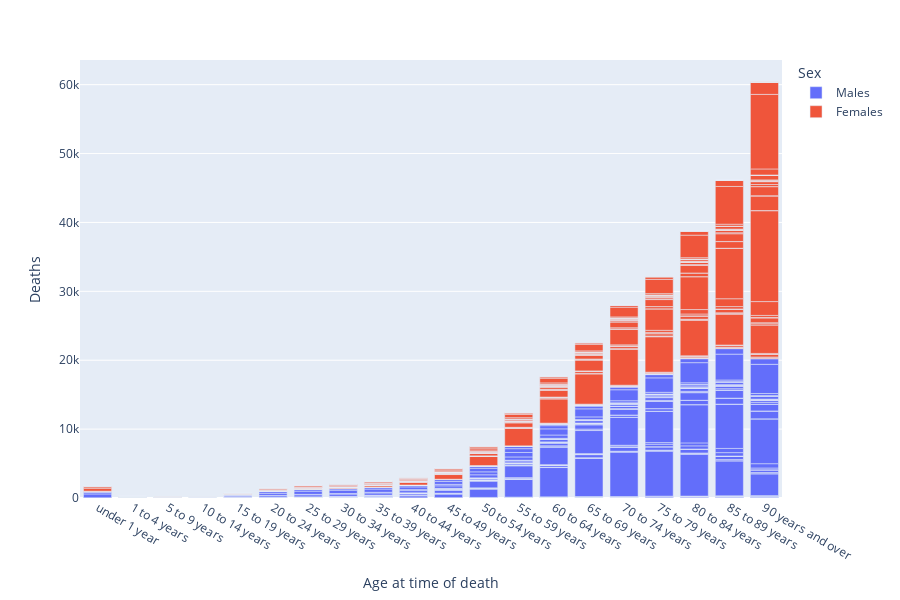

The notebook cell this image was saved under:
### Code cell
dfn = df[(df["REF_DATE"]==df["REF_DATE"].max()) & (df['Characteristics']=="Number of deaths") & (~df['Cause of death (ICD-10)'].str.contains("Total, all causes of death")) & (df['VALUE']>0)].copy()
dfn["Age at time of death"] = dfn["Age at time of death"].str.replace("Age at time of death, ","")
dfn.rename(columns={"VALUE":"Deaths","Cause of death (ICD-10)":"Cause of death"}, inplace=True)

px.bar(dfn, x="Age at time of death",y="Deaths", hover_name="Cause of death", color="Sex",height=600)

### Figure 1 — Plotly figure (JSON) as saved in the notebook; plotly's stock layout.template omitted (floating-point values rounded to 4 significant figures; data arrays with more than 128 entries replaced by an {"elided": "..."} marker saying what was removed)
{"data": [{"alignmentgroup": "True", "hovertemplate": "<b>%{hovertext}</b><br><br>Sex=Males<br>Age at time of death=%{x}<br>Deaths=%{y}<extra></extra>", "hovertext": {"elided": "582 str values"}, "legendgroup": "Males", "marker": {"color": "#636efa"}, "name": "Males", "offsetgroup": "Males", "orientation": "v", "showlegend": true, "textposition": "auto", "type": "bar", "x": {"elided": "582 str values"}, "xaxis": "x", "y": {"elided": "582 int values"}, "yaxis": "y"}, {"alignmentgroup": "True", "hovertemplate": "<b>%{hovertext}</b><br><br>Sex=Females<br>Age at time of death=%{x}<br>Deaths=%{y}<extra></extra>", "hovertext": {"elided": "567 str values"}, "legendgroup": "Females", "marker": {"color": "#EF553B"}, "name": "Females", "offsetgroup": "Females", "orientation": "v", "showlegend": true, "textposition": "auto", "type": "bar", "x": {"elided": "567 str values"}, "xaxis": "x", "y": {"elided": "567 int values"}, "yaxis": "y"}], "layout": {"barmode": "relative", "height": 600, "legend": {"title": {"text": "Sex"}, "tracegroupgap": 0}, "margin": {"t": 60}, "xaxis": {"anchor": "y", "domain": [0, 1], "title": {"text": "Age at time of death"}}, "yaxis": {"anchor": "x", "domain": [0, 1], "title": {"text": "Deaths"}}}}
